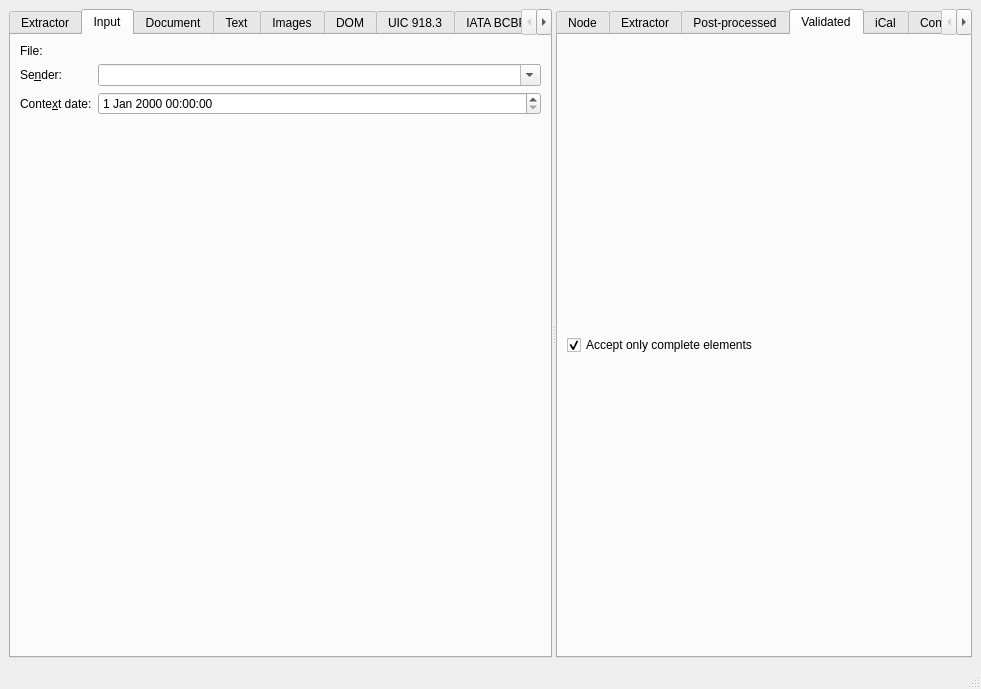
<?xml version="1.0" encoding="UTF-8"?>
<!--
    SPDX-FileCopyrightText: 2018-2021 Volker Krause <vkrause@kde.org>
    SPDX-License-Identifier: LGPL-2.0-or-later
-->
<ui version="4.0">
 <class>MainWindow</class>
 <widget class="QMainWindow" name="MainWindow">
  <property name="geometry">
   <rect>
    <x>0</x>
    <y>0</y>
    <width>981</width>
    <height>689</height>
   </rect>
  </property>
  <property name="windowTitle">
   <string>KItinerary Workbench</string>
  </property>
  <property name="windowIcon">
   <iconset theme="archive-extract">
    <normaloff>.</normaloff>.</iconset>
  </property>
  <widget class="QWidget" name="centralwidget">
   <layout class="QVBoxLayout" name="verticalLayout">
    <item>
     <widget class="QSplitter" name="mainSplitter">
      <property name="orientation">
       <enum>Qt::Horizontal</enum>
      </property>
      <widget class="QTabWidget" name="inputTabWidget">
       <property name="currentIndex">
        <number>1</number>
       </property>
       <widget class="QWidget" name="extractorTab">
        <attribute name="title">
         <string>Extractor</string>
        </attribute>
        <layout class="QVBoxLayout" name="verticalLayout_7">
         <item>
          <widget class="ExtractorEditorWidget" name="extractorWidget" native="true"/>
         </item>
        </layout>
       </widget>
       <widget class="QWidget" name="sourceTab">
        <attribute name="title">
         <string>Input</string>
        </attribute>
        <layout class="QVBoxLayout" name="verticalLayout_2">
         <item>
          <layout class="QFormLayout" name="formLayout">
           <item row="1" column="0">
            <widget class="QLabel" name="label_4">
             <property name="text">
              <string>File:</string>
             </property>
            </widget>
           </item>
           <item row="1" column="1">
            <widget class="KUrlRequester" name="fileRequester" native="true"/>
           </item>
           <item row="2" column="0">
            <widget class="QLabel" name="label_2">
             <property name="text">
              <string>Se&amp;nder:</string>
             </property>
             <property name="buddy">
              <cstring>senderBox</cstring>
             </property>
            </widget>
           </item>
           <item row="2" column="1">
            <widget class="QComboBox" name="senderBox">
             <property name="sizePolicy">
              <sizepolicy hsizetype="MinimumExpanding" vsizetype="Fixed">
               <horstretch>0</horstretch>
               <verstretch>0</verstretch>
              </sizepolicy>
             </property>
             <property name="editable">
              <bool>true</bool>
             </property>
             <property name="insertPolicy">
              <enum>QComboBox::InsertAlphabetically</enum>
             </property>
            </widget>
           </item>
           <item row="3" column="0">
            <widget class="QLabel" name="label_3">
             <property name="text">
              <string>Conte&amp;xt date:</string>
             </property>
             <property name="buddy">
              <cstring>contextDate</cstring>
             </property>
            </widget>
           </item>
           <item row="3" column="1">
            <widget class="QDateTimeEdit" name="contextDate"/>
           </item>
          </layout>
         </item>
        </layout>
       </widget>
       <widget class="QWidget" name="documentTab">
        <attribute name="title">
         <string>Document</string>
        </attribute>
        <layout class="QVBoxLayout" name="verticalLayout_6">
         <item>
          <widget class="QTreeView" name="documentTreeView">
           <property name="contextMenuPolicy">
            <enum>Qt::CustomContextMenu</enum>
           </property>
          </widget>
         </item>
        </layout>
       </widget>
       <widget class="QWidget" name="preprocTab">
        <attribute name="title">
         <string>Text</string>
        </attribute>
       </widget>
       <widget class="QWidget" name="imageTab">
        <attribute name="title">
         <string>Images</string>
        </attribute>
        <layout class="QVBoxLayout" name="verticalLayout_3">
         <item>
          <widget class="QTreeView" name="imageView">
           <property name="contextMenuPolicy">
            <enum>Qt::CustomContextMenu</enum>
           </property>
           <property name="rootIsDecorated">
            <bool>false</bool>
           </property>
          </widget>
         </item>
        </layout>
       </widget>
       <widget class="QWidget" name="domTab">
        <attribute name="title">
         <string>DOM</string>
        </attribute>
        <layout class="QVBoxLayout" name="verticalLayout_4">
         <item>
          <widget class="QLabel" name="domPath">
           <property name="wordWrap">
            <bool>true</bool>
           </property>
           <property name="textInteractionFlags">
            <set>Qt::LinksAccessibleByMouse|Qt::TextSelectableByMouse</set>
           </property>
          </widget>
         </item>
         <item>
          <widget class="QLineEdit" name="xpathEdit">
           <property name="placeholderText">
            <string>XPath Query</string>
           </property>
           <property name="clearButtonEnabled">
            <bool>true</bool>
           </property>
          </widget>
         </item>
         <item>
          <widget class="QLineEdit" name="domSearchLine">
           <property name="placeholderText">
            <string>Search...</string>
           </property>
           <property name="clearButtonEnabled">
            <bool>true</bool>
           </property>
          </widget>
         </item>
         <item>
          <widget class="QSplitter" name="domSplitter">
           <property name="orientation">
            <enum>Qt::Vertical</enum>
           </property>
           <widget class="QTreeView" name="domView">
            <property name="indentation">
             <number>8</number>
            </property>
           </widget>
           <widget class="QTreeView" name="attributeView">
            <property name="rootIsDecorated">
             <bool>false</bool>
            </property>
           </widget>
          </widget>
         </item>
        </layout>
       </widget>
       <widget class="QWidget" name="uic9183Tab">
        <attribute name="title">
         <string>UIC 918.3</string>
        </attribute>
        <layout class="QVBoxLayout" name="verticalLayout_9">
         <item>
          <widget class="Uic9183Widget" name="uic9183Widget" native="true"/>
         </item>
        </layout>
       </widget>
       <widget class="QWidget" name="iataBcbpTab">
        <attribute name="title">
         <string>IATA BCBP</string>
        </attribute>
        <layout class="QVBoxLayout" name="verticalLayout_10">
         <item>
          <widget class="QTreeView" name="iataBcbpView"/>
         </item>
        </layout>
       </widget>
       <widget class="QWidget" name="eraSsbTab">
        <attribute name="title">
         <string>ERA ELB/SSB</string>
        </attribute>
        <layout class="QVBoxLayout" name="verticalLayout_11">
         <item>
          <widget class="QTreeView" name="eraSsbView"/>
         </item>
        </layout>
       </widget>
       <widget class="QWidget" name="vdvTab">
        <attribute name="title">
         <string>VDV</string>
        </attribute>
        <layout class="QVBoxLayout" name="verticalLayout_12">
         <item>
          <widget class="QTreeView" name="vdvView"/>
         </item>
        </layout>
       </widget>
      </widget>
      <widget class="QTabWidget" name="outputTabWidget">
       <property name="currentIndex">
        <number>3</number>
       </property>
       <widget class="QWidget" name="nodeResultTab">
        <attribute name="title">
         <string>Node</string>
        </attribute>
       </widget>
       <widget class="QWidget" name="outputTab">
        <attribute name="title">
         <string>Extractor</string>
        </attribute>
       </widget>
       <widget class="QWidget" name="postprocTab">
        <attribute name="title">
         <string>Post-processed</string>
        </attribute>
       </widget>
       <widget class="QWidget" name="validatedTab">
        <attribute name="title">
         <string>Validated</string>
        </attribute>
        <layout class="QVBoxLayout" name="verticalLayout_5">
         <item>
          <widget class="QCheckBox" name="acceptCompleteOnly">
           <property name="text">
            <string>Accept only complete elements</string>
           </property>
           <property name="checked">
            <bool>true</bool>
           </property>
          </widget>
         </item>
        </layout>
       </widget>
       <widget class="QWidget" name="icalTab">
        <attribute name="title">
         <string>iCal</string>
        </attribute>
       </widget>
       <widget class="QWidget" name="consoleTab">
        <attribute name="title">
         <string>Console</string>
        </attribute>
        <layout class="QVBoxLayout" name="verticalLayout_8">
         <item>
          <widget class="ConsoleOutputWidget" name="consoleWidget" native="true"/>
         </item>
        </layout>
       </widget>
      </widget>
     </widget>
    </item>
   </layout>
  </widget>
  <widget class="QMenuBar" name="menubar">
   <property name="geometry">
    <rect>
     <x>0</x>
     <y>0</y>
     <width>981</width>
     <height>30</height>
    </rect>
   </property>
  </widget>
  <widget class="QStatusBar" name="statusbar"/>
  <action name="actionExtractorRun">
   <property name="icon">
    <iconset theme="system-run">
     <normaloff>.</normaloff>.</iconset>
   </property>
   <property name="text">
    <string>&amp;Run Extractor</string>
   </property>
   <property name="toolTip">
    <string>Re-run extraction on the current input.</string>
   </property>
   <property name="shortcut">
    <string>F8</string>
   </property>
  </action>
  <action name="actionExtractorReloadRepository">
   <property name="icon">
    <iconset theme="view-refresh">
     <normaloff>.</normaloff>.</iconset>
   </property>
   <property name="text">
    <string>Reload Extractors</string>
   </property>
   <property name="toolTip">
    <string>Reload information about available extractors.</string>
   </property>
  </action>
  <action name="actionSettingsConfigure">
   <property name="icon">
    <iconset theme="settings-configure">
     <normaloff>.</normaloff>.</iconset>
   </property>
   <property name="text">
    <string>&amp;Configure KItinerary Workbench...</string>
   </property>
  </action>
  <action name="actionInputFromClipboard">
   <property name="icon">
    <iconset theme="edit-paste"/>
   </property>
   <property name="text">
    <string>Load From &amp;Clipboard</string>
   </property>
   <property name="toolTip">
    <string>Load content from clipboard.</string>
   </property>
  </action>
  <action name="actionInputClear">
   <property name="icon">
    <iconset theme="edit-clear"/>
   </property>
   <property name="text">
    <string>&amp;Clear Input</string>
   </property>
   <property name="toolTip">
    <string>Resets the current input data.</string>
   </property>
  </action>
  <action name="actionSeparateProcess">
   <property name="checkable">
    <bool>true</bool>
   </property>
   <property name="text">
    <string>Use Separate &amp;Process</string>
   </property>
   <property name="toolTip">
    <string>Perform extraction out of process.</string>
   </property>
  </action>
  <action name="actionFullPageRasterImages">
   <property name="checkable">
    <bool>true</bool>
   </property>
   <property name="text">
    <string>Extract &amp;Full Page Raster Images</string>
   </property>
   <property name="toolTip">
    <string>Use of PDF documents containing raster instead of vector content.</string>
   </property>
  </action>
 </widget>
 <customwidgets>
  <customwidget>
   <class>KUrlRequester</class>
   <extends>QWidget</extends>
   <header location="global">KUrlRequester</header>
   <container>1</container>
  </customwidget>
  <customwidget>
   <class>ExtractorEditorWidget</class>
   <extends>QWidget</extends>
   <header>extractoreditorwidget.h</header>
   <container>1</container>
  </customwidget>
  <customwidget>
   <class>ConsoleOutputWidget</class>
   <extends>QWidget</extends>
   <header>consoleoutputwidget.h</header>
   <container>1</container>
  </customwidget>
  <customwidget>
   <class>Uic9183Widget</class>
   <extends>QWidget</extends>
   <header>uic9183widget.h</header>
   <container>1</container>
  </customwidget>
 </customwidgets>
 <resources/>
 <connections/>
</ui>
